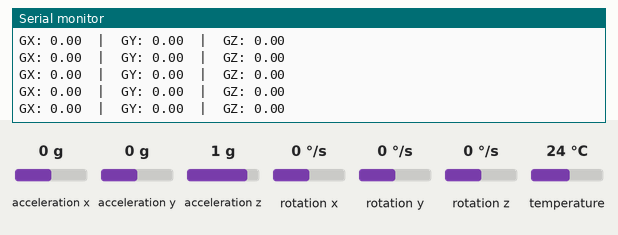
Recording of a sketch running on a simulated ESP32. Shown: the last lines printed to the serial monitor. Inputs (shaded band) come from the test bench; at power-on: rotation x 0 °/s, rotation y 0 °/s, rotation z 0 °/s, acceleration x 0 g, acceleration y 0 g, acceleration z 1 g, temperature 24 °C.

Above: at 2.2 s.
2.3 s: rotation x set to -192 °/s
At 2.58 s:
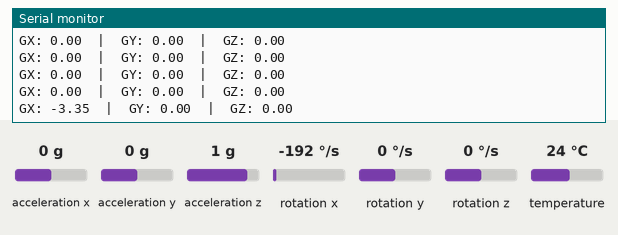
3.8 s: rotation y set to -192 °/s
At 3.99 s:
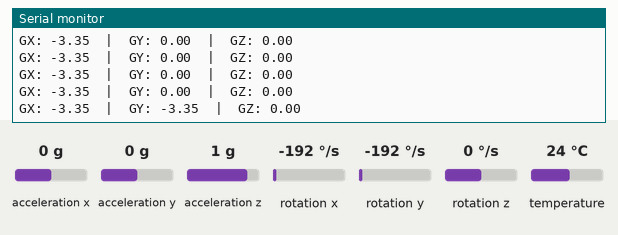
5.3 s: rotation z set to -192 °/s
At 5.41 s:
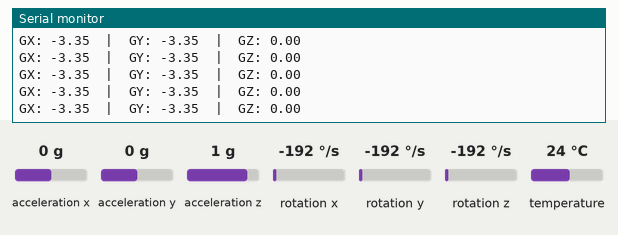

Measured:
- after the input at 2.3 s, the serial monitor: prints a new line after 0.12 s (image 1)
- after the input at 3.8 s, the serial monitor: prints a new line at once (image 2)

The sketch:

gyro_test.ino
```cpp
#include <Wire.h>
#include <Adafruit_MPU6050.h>
#include <Adafruit_Sensor.h>

Adafruit_MPU6050 mpu;

void setup() {
  Serial.begin(115200);
  delay(1000);

  Wire.begin(7, 8);

  Serial.println("Looking for MPU6500...");

  if (!mpu.begin()) {
    Serial.println("MPU not found! Check wiring.");
    while (1);
  }

  Serial.println("MPU6500 connected!");

  // Basic settings
  mpu.setGyroRange(MPU6050_RANGE_250_DEG);
}

void loop() {
  sensors_event_t a, g, temp;
  mpu.getEvent(&a, &g, &temp);

  Serial.print("GX: ");
  Serial.print(g.gyro.x);
  Serial.print("  |  GY: ");
  Serial.print(g.gyro.y);
  Serial.print("  |  GZ: ");
  Serial.println(g.gyro.z);

  delay(200);
}
```
